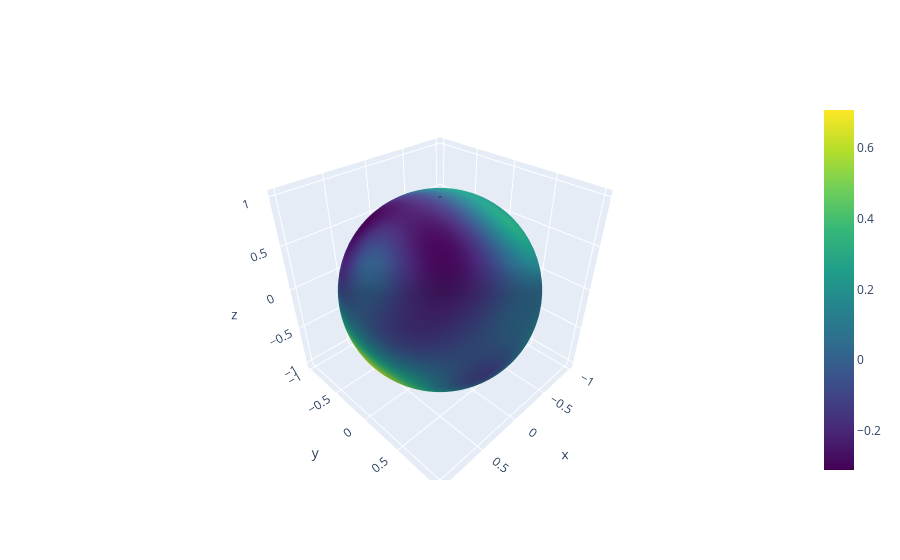

The cell this chart's notebook holds for it:
### Code cell
from gpytorch.metrics import negative_log_predictive_density
import gpytorch 

with torch.no_grad(), gpytorch.settings.num_likelihood_samples(1):
    fig = plot_prediction(lambda x: model(x, sample_hidden='pathwise', sample_output='pathwise'), num_meshgrid=100)
    fig.show()

### Figure 1 — Plotly figure (JSON) as saved in the notebook; plotly's stock layout.template omitted (floating-point values rounded to 4 significant figures; data arrays with more than 128 entries replaced by an {"elided": "..."} marker saying what was removed)
{"data": [{"colorscale": [[0, "#440154"], [0.1111, "#482878"], [0.2222, "#3e4989"], [0.3333, "#31688e"], [0.4444, "#26828e"], [0.5556, "#1f9e89"], [0.6667, "#35b779"], [0.7778, "#6ece58"], [0.8889, "#b5de2b"], [1, "#fde725"]], "showscale": true, "surfacecolor": {"elided": "100x100 float values"}, "type": "surface", "x": {"elided": "100x100 float values"}, "y": {"elided": "100x100 float values"}, "z": {"elided": "100x100 float values"}}], "layout": {}}
